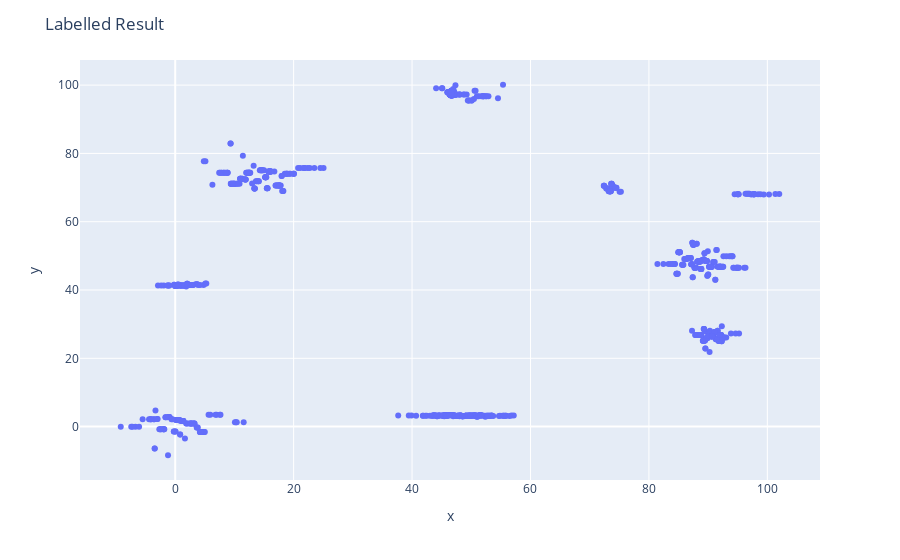
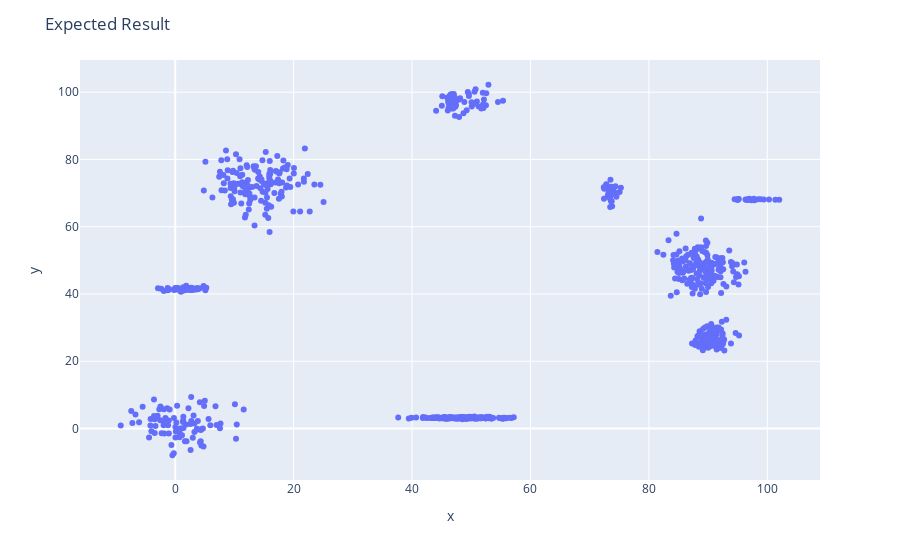

Here is the notebook cell these charts were saved with, in order:
### Code cell
# Graph labelled data by algorithm
result = test_data_features.copy()
result["y"] = labelled_results

fig = px.scatter(result, x="x", y="y")
fig.layout.title = "Labelled Result"
fig.show()
fig2 = px.scatter(test_data, x="x", y="y")
fig2.layout.title = "Expected Result"
fig2.show()

### Figure 1 — Plotly figure (JSON) as saved in the notebook; plotly's stock layout.template omitted (floating-point values rounded to 4 significant figures; data arrays with more than 128 entries replaced by an {"elided": "..."} marker saying what was removed)
{"data": [{"hovertemplate": "x=%{x}<br>y=%{y}<extra></extra>", "legendgroup": "", "marker": {"color": "#636efa", "symbol": "circle"}, "mode": "markers", "name": "", "orientation": "v", "showlegend": false, "type": "scatter", "x": {"elided": "897 float values"}, "xaxis": "x", "y": {"elided": "897 float values"}, "yaxis": "y"}], "layout": {"legend": {"tracegroupgap": 0}, "margin": {"t": 60}, "title": {"text": "Labelled Result"}, "xaxis": {"anchor": "y", "domain": [0, 1], "title": {"text": "x"}}, "yaxis": {"anchor": "x", "domain": [0, 1], "title": {"text": "y"}}}}

### Figure 2 — Plotly figure (JSON) as saved in the notebook; plotly's stock layout.template omitted (floating-point values rounded to 4 significant figures; data arrays with more than 128 entries replaced by an {"elided": "..."} marker saying what was removed)
{"data": [{"hovertemplate": "x=%{x}<br>y=%{y}<extra></extra>", "legendgroup": "", "marker": {"color": "#636efa", "symbol": "circle"}, "mode": "markers", "name": "", "orientation": "v", "showlegend": false, "type": "scatter", "x": {"elided": "897 float values"}, "xaxis": "x", "y": {"elided": "897 float values"}, "yaxis": "y"}], "layout": {"legend": {"tracegroupgap": 0}, "margin": {"t": 60}, "title": {"text": "Expected Result"}, "xaxis": {"anchor": "y", "domain": [0, 1], "title": {"text": "x"}}, "yaxis": {"anchor": "x", "domain": [0, 1], "title": {"text": "y"}}}}
